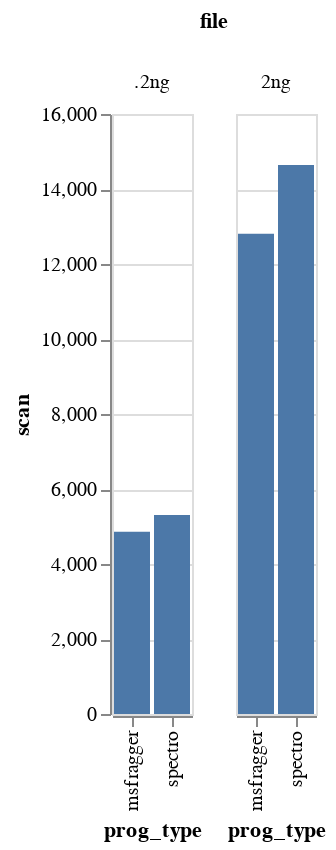

The cell this chart's notebook holds for it:
### Code cell
#completely filtered
alt.Chart(source).mark_bar().encode(
    x='prog_type',
    y='scan',
    column="file"
)

### Figure 1 — Vega-Lite specification as saved in the notebook (floating-point values rounded to 4 significant figures)
{"config": {"view": {"continuousWidth": 400, "continuousHeight": 300}}, "data": {"name": "data-ceb597735f268542c851ff8a04f4e348"}, "mark": "bar", "encoding": {"column": {"type": "nominal", "field": "file"}, "x": {"type": "nominal", "field": "prog_type"}, "y": {"type": "quantitative", "field": "scan"}}, "$schema": "https://vega.github.io/schema/vega-lite/v4.8.1.json", "datasets": {"data-ceb597735f268542c851ff8a04f4e348": [{"file": "2ng", "prog_type": "spectro", "pep": 10921, "scan": 14642}, {"file": "2ng", "prog_type": "msfragger", "pep": 10938, "scan": 12806}, {"file": ".2ng", "prog_type": "spectro", "pep": 4486, "scan": 5310}, {"file": ".2ng", "prog_type": "msfragger", "pep": 4367, "scan": 4859}]}}
